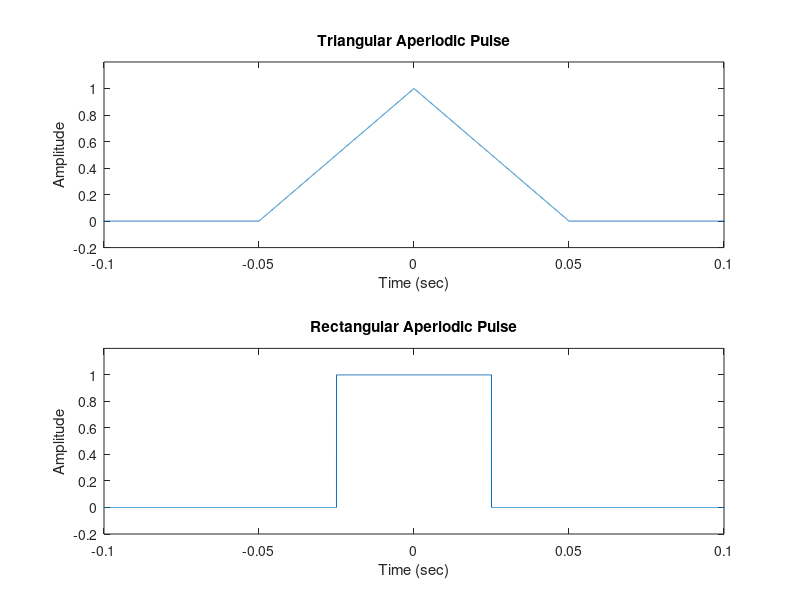

This chart was generated by the following MATLAB code: (Note: this script raises an error after producing the figure.)
%% soru 1-A
fs = 100000;
t = 0:1/fs:1.5;
x1 = sawtooth(2*pi*100*t);
subplot(2,1,1)
plot(t,x1)
axis([0 0.2 -1 1])
xlabel('Time (sec)')
ylabel('Amplitude') 
title('Sawtooth Periodic Wave')
%% soru 1-B
fs = 1000000;
t = 0:1/fs:1.5;
x2 = square(2*pi*20*t);
subplot(2,1,2)
plot(t,x2)
axis([0 0.2 -1 1])
xlabel('Time (sec)')
ylabel('Amplitude')
title('Square Periodic Wave')
%% soru 1-C
fs = 100000;
t = -1:1/fs:1;
x1 = tripuls(t,100e-3);
subplot(2,1,1)
plot(t,x1)
axis([-0.1 0.1 -0.2 1.2])
xlabel('Time (sec)')
ylabel('Amplitude')
title('Triangular Aperiodic Pulse')
%% soru 1-D
x2 = rectpuls(t,50e-3);
subplot(2,1,2)
plot(t,x2)
axis([-0.1 0.1 -0.2 1.2])
xlabel('Time (sec)')
ylabel('Amplitude')
title('Rectangular Aperiodic Pulse')
%% soru 1-E
tc = gauspuls('cutoff',1e6,0.5,[],-60); 
t1 = -tc : 1e-6 : tc; 
y1 = gauspuls(t1,50e3,0.6);
t2 = linspace(-5,5);
y2 = sinc(t2);
subplot(2,1,1)
plot(t1*1e3,y1)
%% soru 1-F
fs = 200E9;                    % sample freq
D = [2.5 10 17.5]' * 1e-9;     % pulse delay times
t = 0 : 1/fs : 2500/fs;        % signal evaluation time
w = 2e-9;                      % width of each pulse
yp = pulstran(t,D,@rectpuls,w);
subplot(2,1,1)
plot(t*2e9,yp);
axis([0 25 -0.2 1.2])
xlabel('Time (ns)')
ylabel('Amplitude')
title('Rectangular Train')
%% soru 1-E
fs = 50000;   
T = 0 : 1/50e3 : 10e-3;
D = [0 : 1/1e3 : 10e-3 ; 0.6.^(0:10)]';
Y = pulstran(T,D,@gauspuls,50E3,.5);
subplot(2,1,2)
plot(T*1e3,Y)
xlabel('Time (ms)')
ylabel('Amplitude')
title('Gaussian Pulse Train')
%% soru 2

%% soru 3
clc
clear all
close all
fs=10000 
f=20 
t=0:1/fs:1
y1=sin(2*pi*f*t)
subplot(2,1,1)
plot(t,y1,'LineWidth',2)
y2=cos(2*pi*f*t)
subplot(2,1,2)
plot(t,y2,'LineWidth',2)
grid on
%%
n=-72:1:72
y=sin(2*pi*n/36)
subplot(2,1,1)
stem(n,y)
y1=cos(2*pi*n/36)
subplot(2,1,2)
stem(n,y1)
%% soru-4
clc
clear all
close all
t=-10:1:10;
g_even=(g(t)+g(-t))/2
g_odd=(g(t)-g(-t))/2
plot(t,g_odd)
%% soru-5
clc
clear all
close all
n=-100:100
y=(0.9.^abs(n)).*sin(2*pi*n/4)
sum(abs(y.^2))
%% soru-6
clc
clear all
close all
fs=2000 %fs=100 hz
f=1000 %1 Hz
t=0:1/fs:5
y1=sin(2*pi*f*t)
subplot(2,1,1)
plot(t,y1,'LineWidth',2)
fs1=2000
t_samp1=0:1/10:5
y2=sin(2*pi*f*t_samp1)
subplot(2,1,2)
stem(t_samp1,y2)
%%clc
clear all
close all
fs=50000 
f=1 
t=0:1/fs:5
y1=sin(2*pi*f*t)
subplot(2,1,1)
plot(t,y1,'LineWidth',2)
fs1=2000
t_samp1=0:1/10:5
y2=sin(2*pi*f*t_samp1)
subplot(2,1,2)
stem(t_samp1,y2)
%% soru-7
n=-72:1:72
x=4+cos(2*pi*n/24)
x0 = downsample(x,2,0);
x1 = downsample(x,2,1);
subplot(2,1,1)
stem(x)
n=-72:1:72
x=4+cos(2*pi*n/24)
x0 = downsample(x,2,0);
x1 = downsample(x,2,1);
subplot(2,1,2)
stem(x)